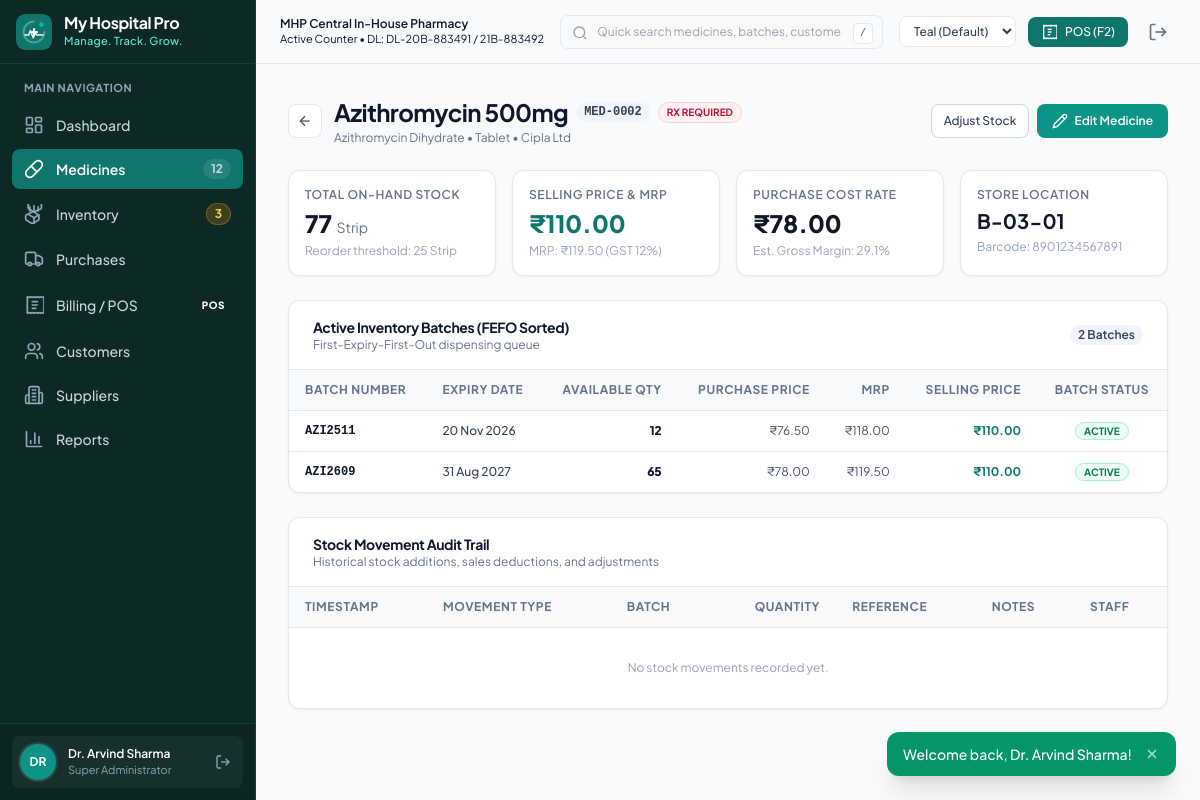
Page /medicines/view.php?id=2 (signed in) on the committed database.
### tables this page shows
CREATE TABLE `users` (
  `id` INT UNSIGNED NOT NULL AUTO_INCREMENT,
  `name` VARCHAR(100) NOT NULL,
  `username` VARCHAR(50) NOT NULL UNIQUE,
  `email` VARCHAR(100) NOT NULL UNIQUE,
  `password` VARCHAR(255) NOT NULL,
  `role_id` INT UNSIGNED NOT NULL,
  `phone` VARCHAR(20) DEFAULT NULL,
  `status` ENUM('active', 'inactive') NOT NULL DEFAULT 'active',
  `last_login` DATETIME DEFAULT NULL,
  `created_at` TIMESTAMP NOT NULL DEFAULT CURRENT_TIMESTAMP,
  `updated_at` TIMESTAMP NOT NULL DEFAULT CURRENT_TIMESTAMP ON UPDATE CURRENT_TIMESTAMP,
  PRIMARY KEY (`id`),
  KEY `idx_users_role` (`role_id`),
  CONSTRAINT `fk_users_role` FOREIGN KEY (`role_id`) REFERENCES `roles` (`id`) ON UPDATE CASCADE
);

CREATE TABLE `roles` (
  `id` INT UNSIGNED NOT NULL AUTO_INCREMENT,
  `name` VARCHAR(50) NOT NULL UNIQUE,
  `display_name` VARCHAR(100) NOT NULL,
  `description` TEXT DEFAULT NULL,
  `created_at` TIMESTAMP NOT NULL DEFAULT CURRENT_TIMESTAMP,
  PRIMARY KEY (`id`)
);

CREATE TABLE `medicines` (
  `id` INT UNSIGNED NOT NULL AUTO_INCREMENT,
  `medicine_code` VARCHAR(30) NOT NULL UNIQUE,
  `name` VARCHAR(150) NOT NULL,
  `generic_name` VARCHAR(255) DEFAULT NULL,
  `brand_name` VARCHAR(100) DEFAULT NULL,
  `category_id` INT UNSIGNED NOT NULL,
  `manufacturer_id` INT UNSIGNED DEFAULT NULL,
  `dosage_form` VARCHAR(50) DEFAULT 'Tablet',
  `strength` VARCHAR(50) DEFAULT NULL,
  `pack_size` VARCHAR(50) DEFAULT '10 Tablets / Strip',
  `unit` VARCHAR(30) DEFAULT 'Strip',
  `hsn_code` VARCHAR(20) DEFAULT '30049099',
  `gst_rate` DECIMAL(5,2) NOT NULL DEFAULT 12.00,
  `mrp` DECIMAL(10,2) NOT NULL DEFAULT 0.00,
  `selling_price` DECIMAL(10,2) NOT NULL DEFAULT 0.00,
  `purchase_price` DECIMAL(10,2) NOT NULL DEFAULT 0.00,
  `reorder_level` INT NOT NULL DEFAULT 20,
  `minimum_stock` INT NOT NULL DEFAULT 10,
  `maximum_stock` INT NOT NULL DEFAULT 500,
  `rack_number` VARCHAR(30) DEFAULT NULL,
  `barcode` VARCHAR(50) DEFAULT NULL,
  `prescription_required` TINYINT(1) NOT NULL DEFAULT 0,
  `schedule_type` ENUM('General (OTC)', 'Schedule H', 'Schedule H1', 'Schedule X', 'Schedule G') NOT NULL DEFAULT 'General (OTC)',
  `status` ENUM('active', 'inactive') NOT NULL DEFAULT 'active',
  `created_at` TIMESTAMP NOT NULL DEFAULT CURRENT_TIMESTAMP,
  `updated_at` TIMESTAMP NOT NULL DEFAULT CURRENT_TIMESTAMP ON UPDATE CURRENT_TIMESTAMP,
  PRIMARY KEY (`id`),
  KEY `idx_med_name` (`name`),
  KEY `idx_med_generic` (`generic_name`),
  KEY `idx_med_barcode` (`barcode`),
  KEY `idx_med_category` (`category_id`),
  KEY `idx_med_manufacturer` (`manufacturer_id`),
  CONSTRAINT `fk_med_category` FOREIGN KEY (`category_id`) REFERENCES `medicine_categories` (`id`) ON UPDATE CASCADE,
  CONSTRAINT `fk_med_manufacturer` FOREIGN KEY (`manufacturer_id`) REFERENCES `manufacturers` (`id`) ON UPDATE CASCADE ON DELETE SET NULL
);

CREATE TABLE `medicine_categories` (
  `id` INT UNSIGNED NOT NULL AUTO_INCREMENT,
  `name` VARCHAR(80) NOT NULL UNIQUE,
  `description` VARCHAR(255) DEFAULT NULL,
  `status` ENUM('active', 'inactive') NOT NULL DEFAULT 'active',
  `created_at` TIMESTAMP NOT NULL DEFAULT CURRENT_TIMESTAMP,
  PRIMARY KEY (`id`)
);

CREATE TABLE `manufacturers` (
  `id` INT UNSIGNED NOT NULL AUTO_INCREMENT,
  `name` VARCHAR(150) NOT NULL UNIQUE,
  `contact_person` VARCHAR(100) DEFAULT NULL,
  `phone` VARCHAR(30) DEFAULT NULL,
  `email` VARCHAR(100) DEFAULT NULL,
  `address` VARCHAR(255) DEFAULT NULL,
  `status` ENUM('active', 'inactive') NOT NULL DEFAULT 'active',
  `created_at` TIMESTAMP NOT NULL DEFAULT CURRENT_TIMESTAMP,
  PRIMARY KEY (`id`)
);

CREATE TABLE `medicine_batches` (
  `id` INT UNSIGNED NOT NULL AUTO_INCREMENT,
  `medicine_id` INT UNSIGNED NOT NULL,
  `batch_number` VARCHAR(50) NOT NULL,
  `expiry_date` DATE NOT NULL,
  `purchase_price` DECIMAL(10,2) NOT NULL DEFAULT 0.00,
  `mrp` DECIMAL(10,2) NOT NULL DEFAULT 0.00,
  `selling_price` DECIMAL(10,2) NOT NULL DEFAULT 0.00,
  `quantity` INT NOT NULL DEFAULT 0,
  `free_quantity` INT NOT NULL DEFAULT 0,
  `status` ENUM('active', 'quarantined', 'depleted') NOT NULL DEFAULT 'active',
  `created_at` TIMESTAMP NOT NULL DEFAULT CURRENT_TIMESTAMP,
  `updated_at` TIMESTAMP NOT NULL DEFAULT CURRENT_TIMESTAMP ON UPDATE CURRENT_TIMESTAMP,
  PRIMARY KEY (`id`),
  UNIQUE KEY `uk_med_batch` (`medicine_id`, `batch_number`),
  KEY `idx_batch_expiry` (`expiry_date`),
  KEY `idx_batch_qty` (`quantity`),
  CONSTRAINT `fk_batch_medicine` FOREIGN KEY (`medicine_id`) REFERENCES `medicines` (`id`) ON DELETE CASCADE
);

### medicines/view.php (the view, shortened to what the rows shown need)
<?php
require_once __DIR__ . '/../includes/header.php';
require_once __DIR__ . '/../includes/sidebar.php';
$db = get_db();
$id = (int)($_GET['id'] ?? 0);
$stmt = $db->prepare("
    SELECT m.*, c.name as category_name, man.name as manufacturer_name
    FROM medicines m
    LEFT JOIN medicine_categories c ON m.category_id = c.id
    LEFT JOIN manufacturers man ON m.manufacturer_id = man.id
    WHERE m.id = ?
");
$stmt->execute([$id]);
$med = $stmt->fetch();
$batch_stmt = $db->prepare("SELECT * FROM medicine_batches WHERE medicine_id = ? ORDER BY expiry_date ASC");
$batch_stmt->execute([$id]);
$batches = $batch_stmt->fetchAll();
$total_stock = array_sum(array_column($batches, 'quantity'));
?>
<div class="flex-1 flex flex-col min-w-0 overflow-hidden">
    <main class="flex-1 overflow-y-auto p-4 md:p-6 lg:p-8 space-y-6">
        <div class="flex flex-col sm:flex-row sm:items-center justify-between gap-4">
            <div class="flex items-center gap-3">
                <div>
                    <div class="flex items-center gap-2">
                        <h1 class="text-xl md:text-2xl font-bold text-slate-900 tracking-tight"><?= e($med['name']) ?></h1>
                        <span class="px-2 py-0.5 rounded-full text-xs font-mono font-bold bg-slate-100 text-slate-700"><?= e($med['medicine_code']) ?></span>
                        <?php if ($med['prescription_required']): ?>
                            <span class="px-2 py-0.5 rounded-full text-[10px] font-bold uppercase bg-rose-50 text-rose-700 border border-rose-200">Rx Required</span>
                        <?php endif; ?>
                    </div>
                    <p class="text-xs text-slate-500 mt-0.5"><?= e($med['generic_name']) ?> • <?= e($med['category_name']) ?> • <?= e($med['manufacturer_name'] ?? 'Generic') ?></p>
                </div>
            </div>
        </div>
        <div class="grid grid-cols-1 sm:grid-cols-2 lg:grid-cols-4 gap-4">
            <div class="app-card p-4 bg-white border border-slate-200 rounded-xl shadow-xs">
                <div class="text-xs font-semibold text-slate-500 uppercase tracking-wider">Total On-Hand Stock</div>
                <div class="text-2xl font-extrabold text-slate-900 mt-1"><?= $total_stock ?> <span class="text-sm font-normal text-slate-500"><?= e($med['unit']) ?></span></div>
                <div class="text-xs text-slate-400 mt-1">Reorder threshold: <?= (int)$med['reorder_level'] ?> <?= e($med['unit']) ?></div>
            </div>
            <div class="app-card p-4 bg-white border border-slate-200 rounded-xl shadow-xs">
                <div class="text-xs font-semibold text-slate-500 uppercase tracking-wider">Selling Price &amp; MRP</div>
                <div class="text-2xl font-extrabold text-teal-700 mt-1"><?= format_currency($med['selling_price']) ?></div>
                <div class="text-xs text-slate-400 mt-1">MRP: <?= format_currency($med['mrp']) ?> (GST <?= (float)$med['gst_rate'] ?>%)</div>
            </div>
            <div class="app-card p-4 bg-white border border-slate-200 rounded-xl shadow-xs">
                <div class="text-xs font-semibold text-slate-500 uppercase tracking-wider">Purchase Cost Rate</div>
                <div class="text-2xl font-extrabold text-slate-900 mt-1"><?= format_currency($med['purchase_price']) ?></div>
                <div class="text-xs text-slate-400 mt-1">Est. Gross Margin: <?= ($med['selling_price'] > 0) ? round((($med['selling_price'] - $med['purchase_price']) / $med['selling_price']) * 100, 1) : 0 ?>%</div>
            </div>
            <div class="app-card p-4 bg-white border border-slate-200 rounded-xl shadow-xs">
                <div class="text-xs font-semibold text-slate-500 uppercase tracking-wider">Store Location</div>
                <div class="text-xl font-bold text-slate-900 mt-1"><?= e($med['rack_number'] ?: 'Unassigned') ?></div>
                <div class="text-xs text-slate-400 mt-1">Barcode: <?= e($med['barcode'] ?: 'None') ?></div>
            </div>
        </div>
        <div class="app-card bg-white border border-slate-200 rounded-xl overflow-hidden shadow-xs">
            <div class="p-4 md:px-6 border-b border-slate-200 flex items-center justify-between">
                <div>
                    <h2 class="text-sm font-bold text-slate-900 tracking-tight">Active Inventory Batches (FEFO Sorted)</h2>
                </div>
            </div>
            <div class="overflow-x-auto">
                <table class="w-full text-left border-collapse text-xs">
                    <thead>
                        <tr class="bg-slate-50 border-b border-slate-200 text-slate-500 font-semibold uppercase tracking-wider">
                            <th class="py-3 px-4">Batch Number</th>
                            <th class="py-3 px-4">Expiry Date</th>
                            <th class="py-3 px-4 text-right">Available Qty</th>
                            <th class="py-3 px-4 text-right">Purchase Price</th>
                            <th class="py-3 px-4 text-right">MRP</th>
                            <th class="py-3 px-4 text-right">Selling Price</th>
                            <th class="py-3 px-4 text-center">Batch Status</th>
                        </tr>
                    </thead>
                    <tbody class="divide-y divide-slate-200">
                        <?php if (empty($batches)): ?>
                            <tr>
                                <td colspan="7" class="py-8 text-center text-slate-400">No batch records found for this medicine. Create a purchase to inward stock.</td>
                            </tr>
                        <?php else: ?>
                            <?php foreach ($batches as $b): ?>
                                <tr class="hover:bg-slate-50/70 transition-colors">
                                    <td class="py-3 px-4 font-mono font-bold text-slate-900"><?= e($b['batch_number']) ?></td>
                                    <td class="py-3 px-4">
                                        <span class="font-medium text-slate-700"><?= format_date($b['expiry_date']) ?></span>
                                    </td>
                                    <td class="py-3 px-4 text-right font-extrabold text-slate-900"><?= (int)$b['quantity'] ?></td>
                                    <td class="py-3 px-4 text-right text-slate-600"><?= format_currency($b['purchase_price']) ?></td>
                                    <td class="py-3 px-4 text-right text-slate-600"><?= format_currency($b['mrp']) ?></td>
                                    <td class="py-3 px-4 text-right font-bold text-teal-700"><?= format_currency($b['selling_price']) ?></td>
                                    <td class="py-3 px-4 text-center">
                                        <span class="px-2 py-0.5 rounded-full font-bold text-[10px] uppercase <?= $b['status'] === 'active' ? 'bg-emerald-50 text-emerald-700 border border-emerald-200' : 'bg-slate-100 text-slate-600' ?>">
                                            <?= e($b['status']) ?>
                                        </span>
                                    </td>
                                </tr>
                            <?php endforeach; ?>
                        <?php endif; ?>
                    </tbody>
                </table>
            </div>
        </div>
        <div class="app-card bg-white border border-slate-200 rounded-xl overflow-hidden shadow-xs">
            <div class="p-4 md:px-6 border-b border-slate-200">
                <h2 class="text-sm font-bold text-slate-900 tracking-tight">Stock Movement Audit Trail</h2>
            </div>
            <div class="overflow-x-auto">
                <table class="w-full text-left border-collapse text-xs">
                    <thead>
                        <tr class="bg-slate-50 border-b border-slate-200 text-slate-500 font-semibold uppercase tracking-wider">
                            <th class="py-3 px-4">Timestamp</th>
                            <th class="py-3 px-4">Movement Type</th>
                            <th class="py-3 px-4">Batch</th>
                            <th class="py-3 px-4 text-right">Quantity</th>
                            <th class="py-3 px-4">Reference</th>
                            <th class="py-3 px-4">Notes</th>
                            <th class="py-3 px-4">Staff</th>
                        </tr>
                    </thead>
                </table>
            </div>
        </div>
    </main>
</div>
<?php require_once __DIR__ . '/../includes/footer.php'; ?>

### includes/sidebar.php (shortened to what the rows shown need)
<?php
$root = get_root_url();
$user = current_user();
?>
<aside id="app-sidebar" class="transition-transform duration-200 z-30 fixed lg:static inset-y-0 left-0 -translate-x-full lg:translate-x-0 flex flex-col h-full bg-[var(--sidebar-bg)] border-r border-[var(--sidebar-border)] text-[var(--sidebar-text)] w-64 select-none">
    <div class="p-3 border-t border-[var(--sidebar-border)] bg-black/10">
        <div class="flex items-center gap-3 p-2 rounded-lg bg-white/5">
            <div class="w-9 h-9 rounded-full bg-teal-600 flex items-center justify-center font-bold text-white text-xs ring-2 ring-white/10">
                <?= strtoupper(substr($user['name'] ?? 'AD', 0, 2)) ?>
            </div>
            <div class="flex-1 min-w-0">
                <div class="text-xs font-semibold text-white truncate"><?= e($user['name'] ?? 'Staff User') ?></div>
                <div class="text-[11px] text-slate-400 truncate"><?= e($user['role_display'] ?? 'Staff') ?></div>
            </div>
            <a href="<?= $root ?>logout.php" title="Sign Out" class="text-slate-400 hover:text-rose-400 p-1 rounded transition-colors">
                <svg class="w-4 h-4" viewBox="0 0 24 24" fill="none" stroke="currentColor" stroke-width="2"><path d="M9 21H5a2 2 0 0 1-2-2V5a2 2 0 0 1 2-2h4"/><polyline points="16 17 21 12 16 7"/><line x1="21" x2="9" y1="12" y2="12"/></svg>
            </a>
        </div>
    </div>
</aside>

### rows in the picture
users: name "DR", name "Dr. Arvind Sharma", role.display_name "Super Administrator"
medicines: name "Azithromycin 500mg", medicine_code "MED-0002", generic_name "Azithromycin Dihydrate", category.name "Tablet", manufacturer.name "Cipla Ltd", unit "Strip", reorder_level "25", selling_price "₹110.00", mrp "₹119.50", gst_rate "12", purchase_price "₹78.00", (($med['selling_price'] - $med['purchase_price']) / $med['selling_price']) * 100 "29.1", rack_number "B-03-01", barcode "8901234567891"
medicine_batches: batch_number "AZI2511", expiry_date "20 Nov 2026", quantity "12", purchase_price "₹76.50", mrp "₹118.00", selling_price "₹110.00", status "ACTIVE"
medicine_batches: batch_number "AZI2609", expiry_date "31 Aug 2027", quantity "65", purchase_price "₹78.00", mrp "₹119.50", selling_price "₹110.00", status "ACTIVE"

### other values in the picture
get_setting('hospital_name', APP_NAME) "My Hospital Pro"
get_setting('tagline', APP_TAGLINE) "Manage. Track. Grow."
$item['label'] "Dashboard"
$item['label'] "Medicines"
$item['badge'] "12"
$item['label'] "Inventory"
$item['badge'] "3"
$item['label'] "Purchases"
$item['label'] "Billing / POS"
$item['label'] "Customers"
$item['label'] "Suppliers"
$item['label'] "Reports"
get_setting('store_name', HOSPITAL_STORE_NAME) "MHP Central In-House Pharmacy"
get_setting('drug_license', HOSPITAL_DL_NUMBER) "DL-20B-883491 / 21B-883492"
$total_stock "77"
